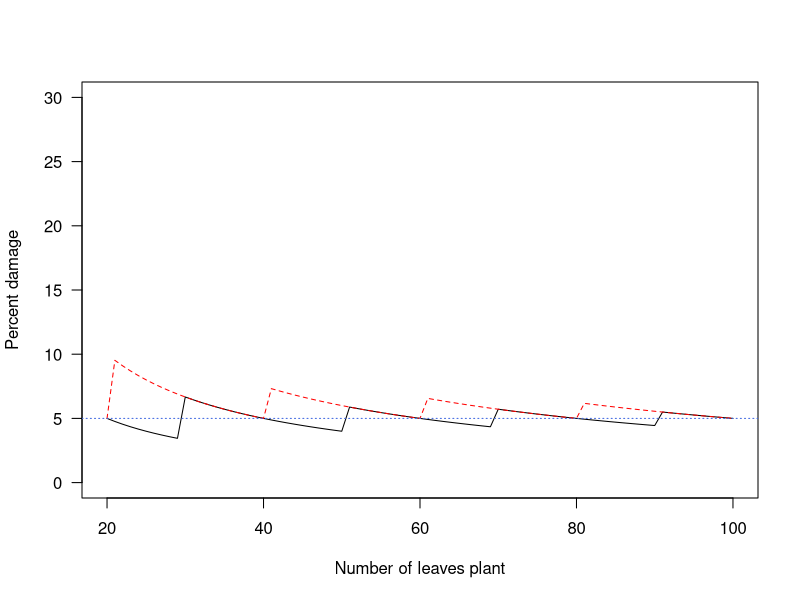
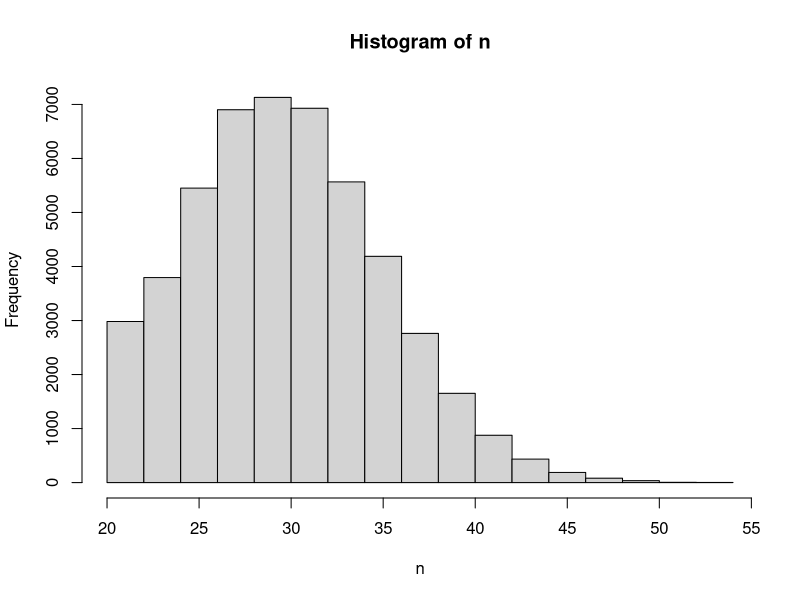
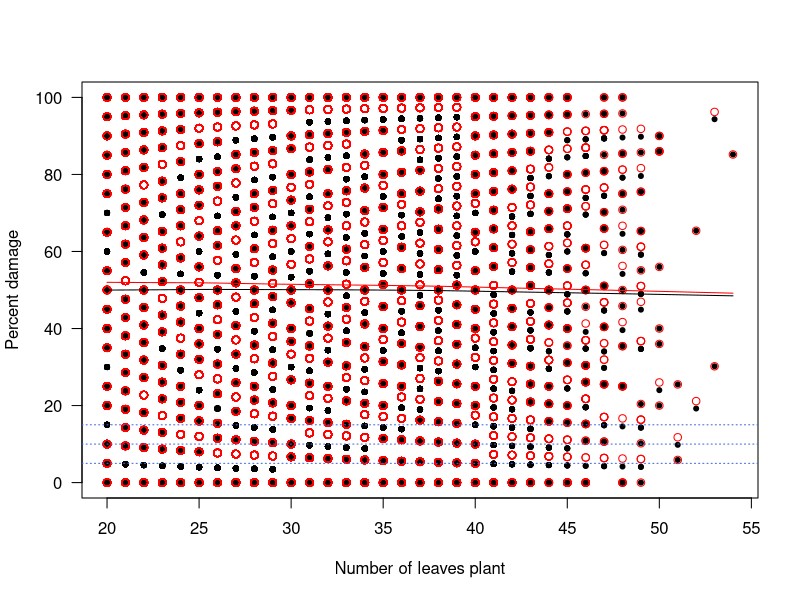
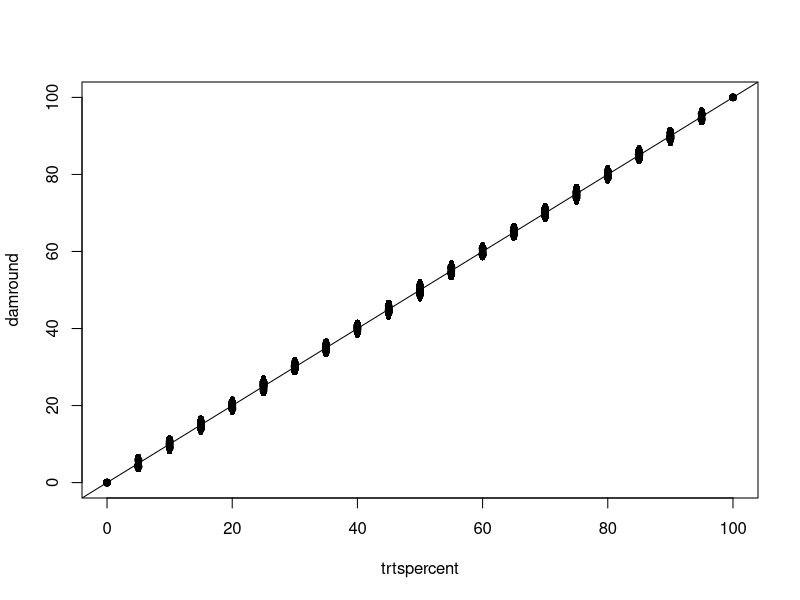
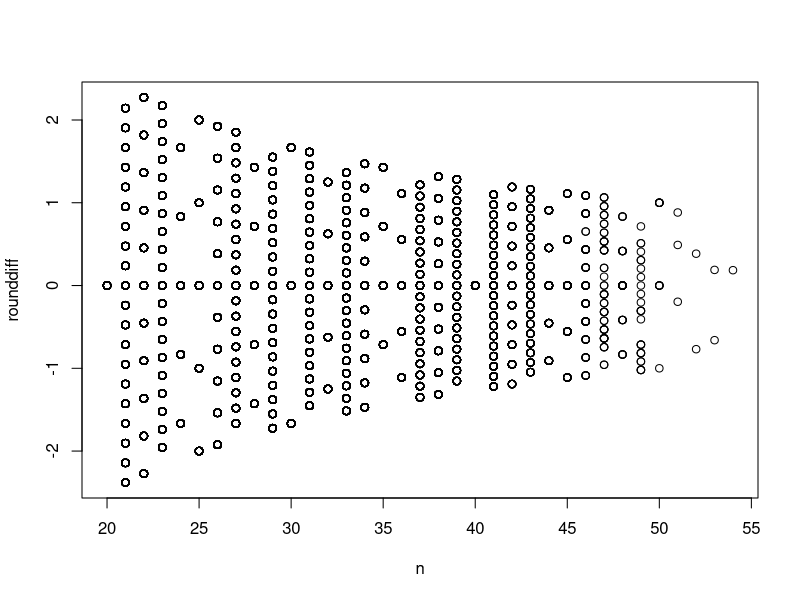
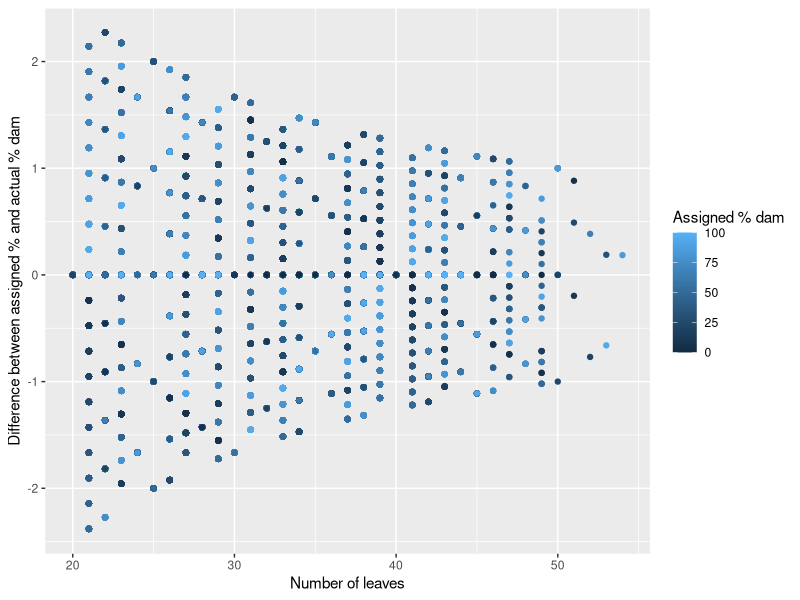
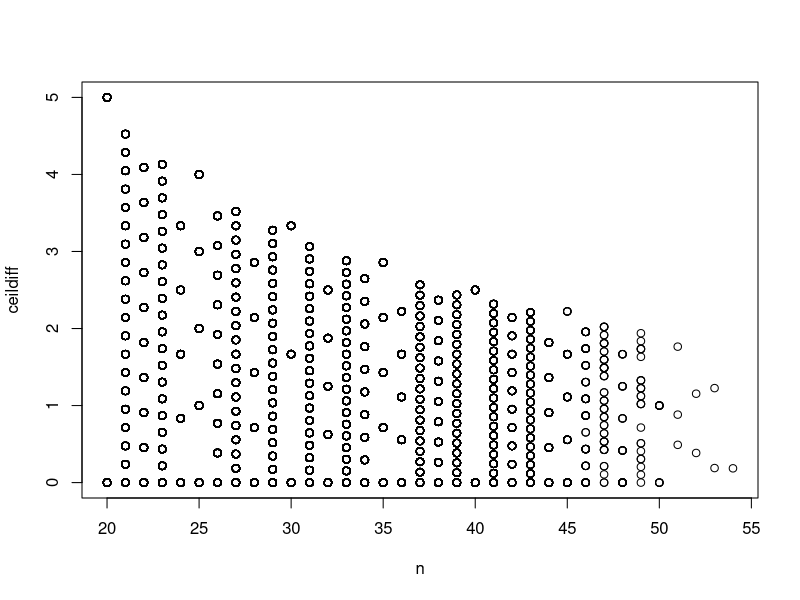
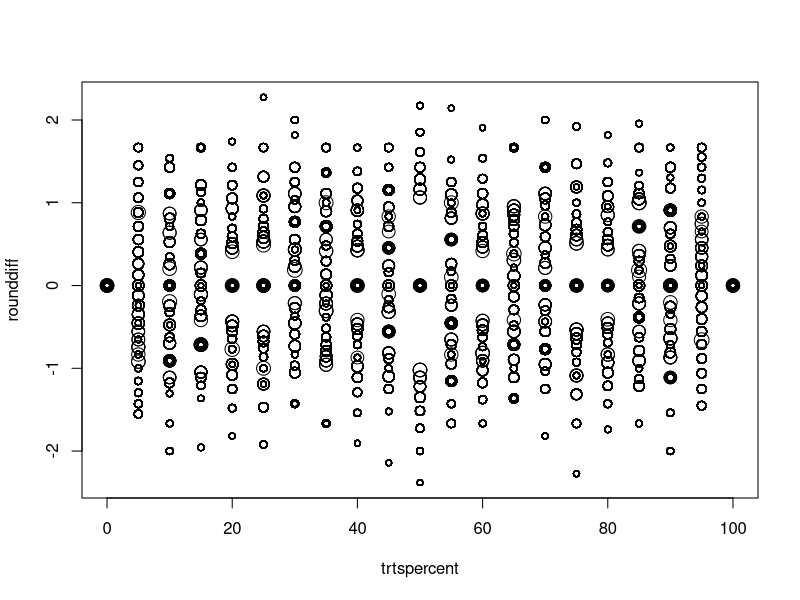

Write R code to recreate these figures, in order.
# Leaf removal round or ceiling calculations
# Apr 2024
# Exactly how does the number of leaves on a plant influence total damage
# when removing integer numbers of leaves

library(ggplot2)

# Let's say 5% dam is the lowest non-zero damage
# Let's say 20 lvs is number of leaves on the smallest plant I use

# Number of leaves on each plant
n = 20:100

# How many lvs is 5%
n5 = n * 0.05

# Now round or ceiling that to get an integer number lvs to remove
n5round = round(n5)
n5ceil = ceiling(n5)

# Calculate actual total % dam using round or ceiling removed lvs
dam5round = n5round / n * 100
dam5ceil = n5ceil / n * 100

# Plot results
plot(n, dam5round, type='l', lty=1, ylim=c(0,30), las=1,
     xlab='Number of leaves plant',
     ylab='Percent damage')
points(n, dam5ceil, type='l', lty=2, col='red')
abline(h=5, lty=3, col='royalblue')



# What could the whole study look like?

# Randomize number of leaves >20
n = rpois(50000, 30)
n = n[n>=20]
hist(n)

# Treatments
trt = seq(0,1, by=0.05)

# Assign trts
trts = rep(trt, length=length(n))
trtspercent = trts*100

nprop = n*trts

nround = round(nprop)
nceil = ceiling(nprop)

# Calculate actual total % dam using round or ceiling removed lvs
damround = nround / n * 100
damceil = nceil / n * 100

# Plot results
plot(n, damround, type='p', pch=20,
     ylim=c(0, 100), las=1,
     xlab='Number of leaves plant',
     ylab='Percent damage')
points(n, damceil, type='p', lty=2, col='red')
abline(h=5, lty=3, col='royalblue')
abline(h=10, lty=3, col='royalblue')
abline(h=15, lty=3, col='royalblue')

lines(lowess(n, damround), col=1)
lines(lowess(n, damceil), col='red')

plot(damround ~ trtspercent, pch=1, cex=n/max(n)*1,
     ylim=c(0,100), xlim=c(0,100))
#points(damceil ~ trtspercent, col='red', cex=n/max(n)*1)
abline(a=0, b=1)

# Plot differences
rounddiff = damround - trtspercent
ceildiff = damceil - trtspercent

plot(rounddiff ~ n)

ggplot(data=data.frame(rounddiff=rounddiff, n=n, trtspercent=trtspercent),
       aes(x=n, y=rounddiff, color=trtspercent)) +
  geom_point() +
  xlab('Number of leaves') +
  ylab('Difference between assigned % and actual % dam') +
  labs(color='Assigned % dam')

plot(ceildiff ~ n)

plot(rounddiff ~ trtspercent, cex=n/max(n)*2)

ggplot(data=data.frame(rounddiff=rounddiff, n=n, trtspercent=trtspercent),
       aes(x=trtspercent, y=rounddiff, color=n)) +
  geom_point()

plot(damround ~ trts)
